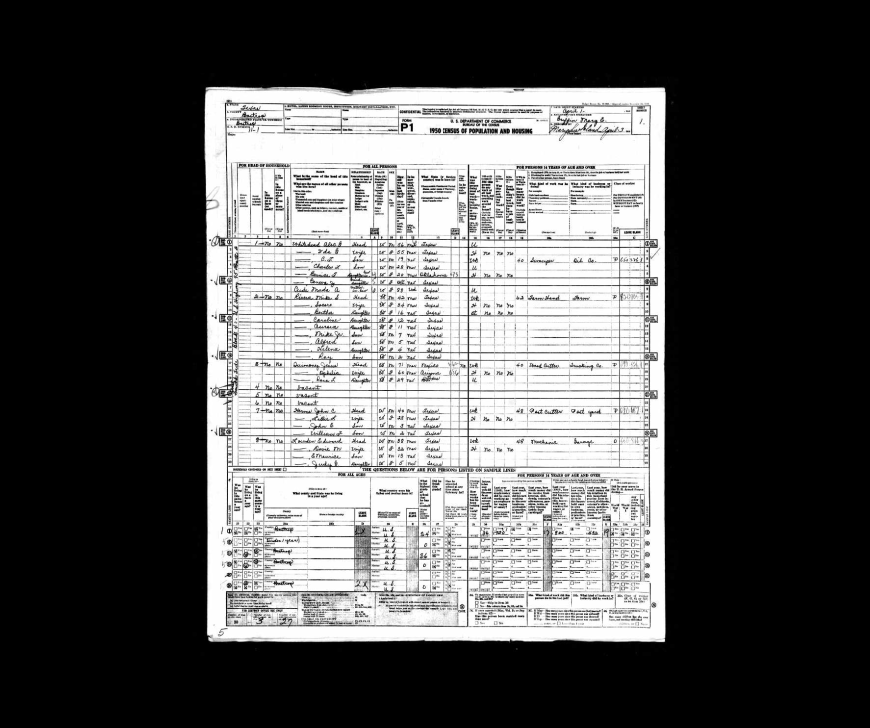
#> input picture data/raw_images/1950_11-1/sheet_01.jpg, 1740 x 1456 px (shown at 1/2 size)
$ python -i preprocess.py   (imports and definitions only)
#> lines starting #> are read from the running program, lines starting #| are printed output that depends on the picture
"""
Image preparation for the Gemini census OCR pipeline.

Two philosophies, deliberately kept separate:

1. Full-page input (default): send a *lightly* enhanced, high-resolution
   version of the ORIGINAL scan. Frontier vision models read handwriting best
   from natural grayscale/colour images -- aggressive binary thresholding
   (the old Claude/Qwen path) destroys stroke information and hurts accuracy.
   So the default model input only downscales to a sane max edge and mildly
   boosts contrast; it never binarizes.

2. Overlapping row-block crops (accuracy mode / retry): a 1950 form has ~30
   dense rows. Splitting the data area into horizontal bands with vertical
   overlap lets the model focus on fewer rows at higher effective resolution,
   which recovers lines a single full-page pass drops. Each crop keeps the
   far-left line-number margin so every band is self-locating.

All functions return bytes + mime type ready for ``google.genai`` image parts.
"""
from __future__ import annotations

from dataclasses import dataclass

import cv2
import numpy as np

# Gemini high-resolution tier caps the long edge around 2576px; staying under
# that keeps every pixel useful without wasting visual tokens.
DEFAULT_MAX_EDGE = 2400
JPEG_QUALITY = 95


@dataclass
class Crop:
    """One row-block crop of a page, with the pixel band it covers."""

    index: int
    image_bytes: bytes
    mime_type: str
    y_start: int
    y_end: int
    label: str  # e.g. "crop_2" -- used as the diagnostic source id


def _read_color(image_path: str) -> np.ndarray:
    img = cv2.imread(image_path, cv2.IMREAD_COLOR)
#> img is the input picture: shape (1456, 1740, 3); min 0, max 255, mean 87.6
    if img is None:
        raise FileNotFoundError(f"Could not read image: {image_path}")
    return img


def _resize_max_edge(img: np.ndarray, max_edge: int = DEFAULT_MAX_EDGE) -> np.ndarray:
#> called with max_edge = 2400
    h, w = img.shape[:2]
#> h = 1456; w = 1740
    long_edge = max(h, w)
#> long_edge = 1740
    if long_edge <= max_edge:
        return img
    scale = max_edge / long_edge
    new_size = (int(round(w * scale)), int(round(h * scale)))
    return cv2.resize(img, new_size, interpolation=cv2.INTER_AREA)


def _deskew(img: np.ndarray) -> np.ndarray:
    """Straighten a rotated scan. Geometry only -- no pixel-value changes.

    Estimates the skew angle from a grayscale view of dark (ink/pencil)
    pixels via ``minAreaRect``, then rotates the ORIGINAL color image to
    correct it. Unlike binarization/denoising (deliberately not used here --
    see module docstring), this doesn't touch stroke intensity or contrast,
    so it doesn't reintroduce the accuracy regression those caused. A page
    that's already within 0.5 degrees of straight is returned unchanged.
    """
    gray = cv2.cvtColor(img, cv2.COLOR_BGR2GRAY)
    coords = np.column_stack(np.where(gray < 128))
#> coords = 1633685 pairs, first value 0 to 1455, second value 0 to 1739
    if len(coords) == 0:
        return img
    angle = cv2.minAreaRect(coords)[-1]
#> angle = -90
    # minAreaRect's angle convention/range varies across OpenCV versions;
    # normalizing into (-45, 45] makes the correction robust to both.
    angle = angle % 90
#> angle = 0
    if angle > 45:
        angle -= 90
    if abs(angle) < 0.5:
        return img
    h, w = img.shape[:2]
    center = (w // 2, h // 2)
    # Rotate by -angle: `angle` is the shape's measured tilt, so correcting
    # it means rotating the image the opposite way.
    matrix = cv2.getRotationMatrix2D(center, -angle, 1.0)
    return cv2.warpAffine(
        img, matrix, (w, h), flags=cv2.INTER_CUBIC, borderMode=cv2.BORDER_REPLICATE
    )


def _gentle_enhance(img: np.ndarray) -> np.ndarray:
    """Mild, non-destructive contrast boost. Preserves handwriting strokes.

    Uses CLAHE on the luminance channel only -- no thresholding, no denoise
    that would smear faint pencil marks.
    """
    lab = cv2.cvtColor(img, cv2.COLOR_BGR2LAB)
#> lab: shape (1456, 1740, 3); mean of channels 0, 1, 2 88.4, 128, 128
    l, a, b = cv2.split(lab)
#> a: shape (1456, 1740); every value is 128
    clahe = cv2.createCLAHE(clipLimit=2.0, tileGridSize=(8, 8))
    l = clahe.apply(l)
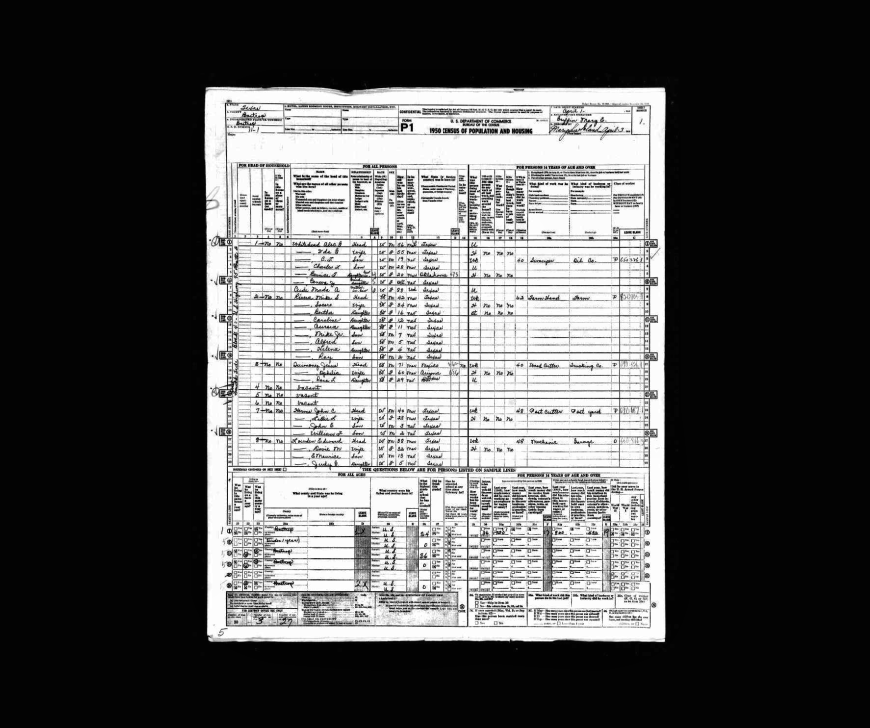
#> l: shape (1456, 1740) (shown at 1/2 size); min 0, max 255, mean 85.5
    return cv2.cvtColor(cv2.merge((l, a, b)), cv2.COLOR_LAB2BGR)


def _encode_jpeg(img: np.ndarray) -> tuple[bytes, str]:
    ok, buffer = cv2.imencode(".jpg", img, [cv2.IMWRITE_JPEG_QUALITY, JPEG_QUALITY])
    if not ok:
        raise RuntimeError("cv2.imencode failed to encode JPEG")
    return buffer.tobytes(), "image/jpeg"


def prepare_full_page(image_path: str, max_edge: int = DEFAULT_MAX_EDGE) -> tuple[bytes, str]:
    """Return lightly-enhanced full-page bytes for the primary extraction pass."""
    img = _read_color(image_path)
    img = _resize_max_edge(img, max_edge)
    img = _deskew(img)
    img = _gentle_enhance(img)
    return _encode_jpeg(img)


# [76 lines left out: functions make_row_block_crops, make_targeted_crop, not called in this run]

>>> result = prepare_full_page('../data/raw_images/1950_11-1/sheet_01.jpg')
